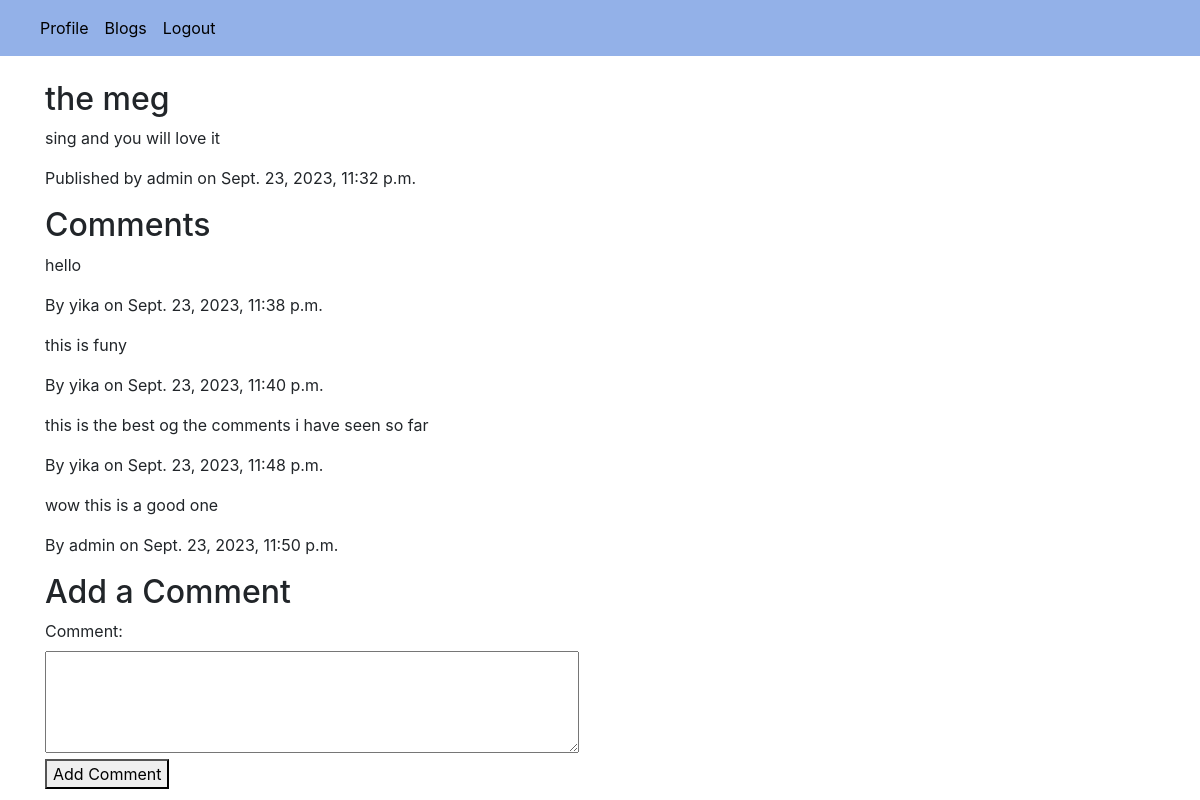
Page /blog/16/comment/ (signed in) on the committed database.
### blogapp/models.py (models this page shows, shortened)
class BlogPost(models.Model):
    title = models.CharField(max_length=200)
    content = models.TextField()
    author = models.ForeignKey(User, on_delete=models.CASCADE)
    created_at = models.DateTimeField(auto_now_add=True)
    updated_at = models.DateTimeField(auto_now=True)
    is_published = models.BooleanField(default=False)

class Comment(models.Model):
    blog = models.ForeignKey(BlogPost, on_delete=models.CASCADE, related_name='comments')
    author = models.ForeignKey(User, on_delete=models.CASCADE)
    content = models.TextField()
    created_at = models.DateTimeField(auto_now_add=True)

### blogapp/views.py (the view)
# urls.py: path('blog/<int:blog_id>/comment/', user_views.comment, name='comment'),
@login_required()
def comment(request, blog_id):
    blog = get_object_or_404(BlogPost, pk=blog_id)
    comments = blog.comments.all()
    context = {
        'blog': blog,
        'comments': comments,
    }
    return render(request, 'blog/comment.html', context)

### templates/blog/comment.html (shortened to what this page needs)
{% extends 'navbar/nav.html' %}
{% block content %}
<br>
<div class="container">
    <h2>{{ blog.title }}</h2>
    <p>{{ blog.content }}</p>
    <p>Published by {{ blog.author.username }} on {{ blog.created_at }}</p>
    <h2>Comments</h2>
    {% for comment in comments %}
      <div class="comment">
        <p>{{ comment.content }}</p>
        <p>By {{ comment.author.username }} on {{ comment.created_at }}</p>
      </div>
    {% empty %}
      <p>No comments yet.</p>
    {% endfor %}
    <h2>Add a Comment</h2>
    <form method="post">
      <label for="content">Comment:</label><br>
      <textarea id="content" name="content" rows="4" cols="50"></textarea><br>
      <button type="submit">Add Comment</button>
    </form>
</div>
{% endblock  %}

### rows in the picture
BlogPost: title "the meg", content "sing and you will love it", author.username "admin", created_at "Sept. 23, 2023, 11:32 p.m."
Comment: content "hello", author.username "yika", created_at "Sept. 23, 2023, 11:38 p.m."
Comment: content "this is funy", author.username "yika", created_at "Sept. 23, 2023, 11:40 p.m."
Comment: content "this is the best og the comments i have seen so far", author.username "yika", created_at "Sept. 23, 2023, 11:48 p.m."
Comment: content "wow this is a good one", author.username "admin", created_at "Sept. 23, 2023, 11:50 p.m."
